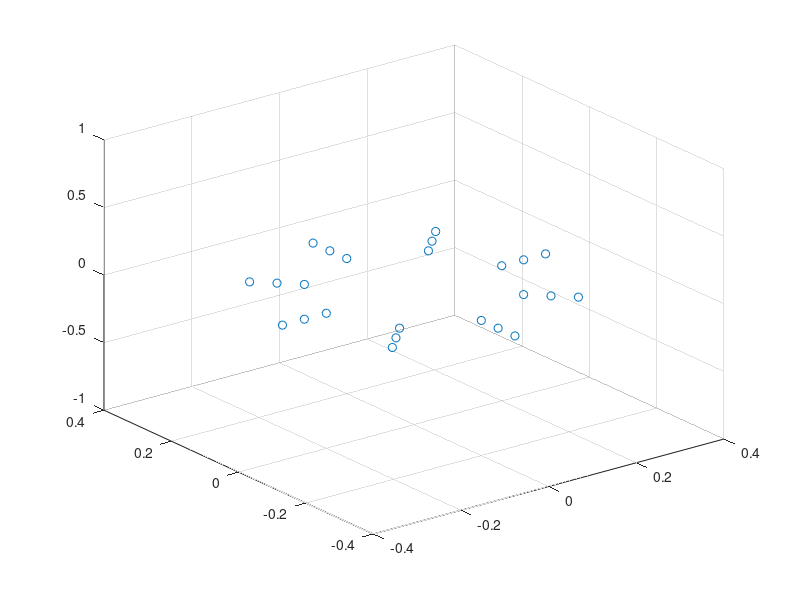

This figure's MATLAB source:
% Mesh generator, ME 280a HW 5

Nt = 2;         % number of layers
No = 1;         % number of elements in the theta direction
Nc = 8;         % number of elements in circumferential direction
num_nodes_per_elem = 4;     % linear elements

R = 1;          % radius of each arch
r = 0.2;        % radius of inner hole
t = 0.1;        % thickness of the tube wall

layer_thickness = t / (Nt);           % thickness of each ring
angle = (2*pi) / Nc;                % angle in horizontal plane


% in a particular horizontal (relative to tube axis) plane:

% global node numbering begins on the inner surface, and moves clockwise
% until reaching the outer surface

% each row represents one coordinate of a global node
coordinates = zeros(Nt * Nc, 3);


theta = 0;
dt = 0;          

k = 1; % index for coordinate row
for j = 1:(Nt + 1) % create all layers of rings
    
    for i = 1:Nc % create a single ring

        % x-coordinate
        coordinates(k, 1) = (r + dt) * cos(theta);

        % y-coordinate
        coordinates(k, 2) = (r + dt) * sin(theta);

        % z-coordinate
        coordinates(k,3) = 0;
        
        k = k + 1;

        theta = theta + angle;
    end
    
    dt = dt + layer_thickness; % reset radius
    theta = 0; % reset angle
end

x = coordinates(:,1);
y = coordinates(:,2);
z = coordinates(:,3);

scatter3(x,y,z)
